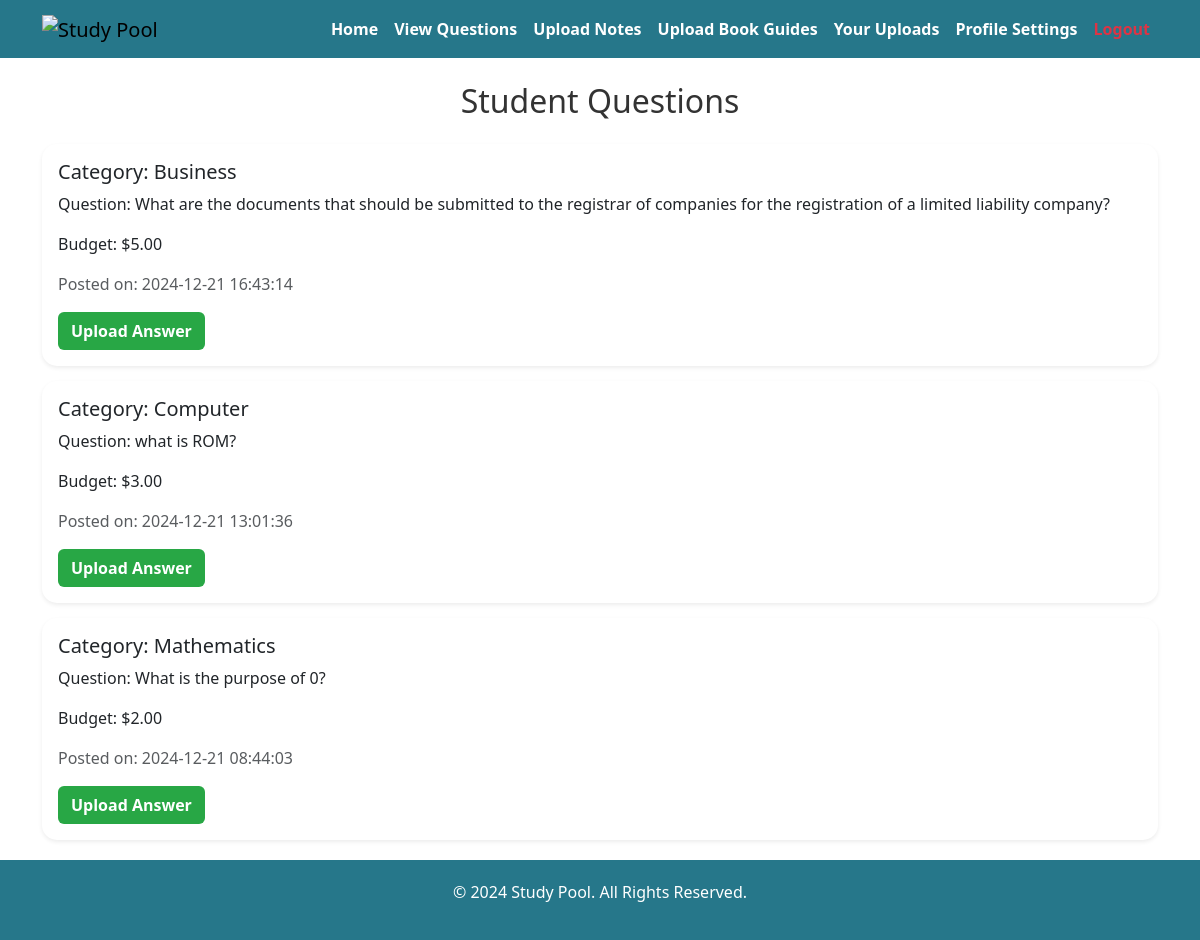
The page /studypool_clone/view_questions.php (signed in) on the database its author committed.
### tables this page shows
CREATE TABLE `questions` (
  `id` int(11) NOT NULL,
  `user_id` int(11) NOT NULL,
  `category` varchar(100) DEFAULT NULL,
  `question_text` text NOT NULL,
  `attachment_url` varchar(255) DEFAULT NULL,
  `budget` decimal(10,2) DEFAULT NULL,
  `status` enum('open','answered','closed') DEFAULT 'open',
  `created_at` timestamp NOT NULL DEFAULT current_timestamp(),
  `school` varchar(255) DEFAULT NULL,
  `course` varchar(255) DEFAULT NULL,
  `delivery_time` datetime DEFAULT NULL
);

### studypool_clone/view_questions.php (the view, shortened to what this page needs)
<?php
include 'dbConnection.php';
$sql = "SELECT * FROM questions ORDER BY created_at DESC";
$result = $conn->query($sql);
?>
<!DOCTYPE html>
<html lang="en">
<head>
    <link href="https://cdn.jsdelivr.net/npm/bootstrap@5.3.0/dist/css/bootstrap.min.css" rel="stylesheet">
</head>
<body>
<nav class="navbar navbar-expand-lg">
    <div class="container">
        <a class="navbar-brand" href="#">
            <img src="logo.png" alt="Study Pool">
        </a>
        <div class="collapse navbar-collapse" id="navbarNav">
            <ul class="navbar-nav ms-auto">
                <li class="nav-item"><a class="nav-link" href="TutorDashboard.php">Home</a></li>
                <li class="nav-item"><a class="nav-link" href="view_questions.php">View Questions</a></li>
                <li class="nav-item"><a class="nav-link" href="upload_notes.php">Upload Notes</a></li>
                <li class="nav-item"><a class="nav-link" href="upload_book_guides.php">Upload Book Guides</a></li>
                <li class="nav-item"><a class="nav-link" href="my_uploads.php">Your Uploads</a></li>
                <li class="nav-item"><a class="nav-link" href="profile_settings.php">Profile Settings</a></li>
                <li class="nav-item"><a class="nav-link text-danger" href="signout.php">Logout</a></li>
            </ul>
        </div>
    </div>
</nav>
<div class="container mt-4">
    <h2 class="mb-4 text-center">Student Questions</h2>
    <?php if ($result && $result->num_rows > 0): ?>
        <?php while ($row = $result->fetch_assoc()): ?>
            <div class="card shadow-sm">
                <div class="card-body">
                    <h5 class="card-title">Category: <?php echo htmlspecialchars($row['category']); ?></h5>
                    <p class="card-text">Question: <?php echo htmlspecialchars($row['question_text']); ?></p>
                    <p class="card-text">Budget: $<?php echo htmlspecialchars($row['budget']); ?></p>
                    <p class="card-text text-muted">Posted on: <?php echo htmlspecialchars($row['created_at']); ?></p>
                    <button class="btn btn-upload-answer" onclick="uploadAnswer(<?php echo $row['id']; ?>)">Upload Answer</button>
                </div>
            </div>
        <?php endwhile; ?>
    <?php else: ?>
        <p class="text-center">No questions uploaded yet.</p>
    <?php endif; ?>
</div>
<div class="footer">
    <p>&copy; 2024 Study Pool. All Rights Reserved.</p>
</div>
</body>
</html>

### studypool_clone/view_questions.php (style rules this page uses)
body { background-image: url('https://static.vecteezy.com/system/resources/previews/002/375/687/non_2x/school-stationary-background-free-vector.jpg'); background-size: cover; background-attachment: fixed; background-position: center; color: #333; }
.navbar { background-color: #26778a; }
.navbar-brand img { height: 40px; }
.navbar-nav .nav-link { color: #fff; font-weight: bold; }
.footer { background-color: #26778a; color: #fff; padding: 20px; text-align: center; margin-top: 20px; }
.card { border: none; border-radius: 15px; margin-bottom: 15px; }
.btn-upload-answer { background-color: #28a745; color: white; font-weight: bold; }

### rows shown on the page
questions: category "Business", question_text "What are the documents that should be submitted to the registrar of companies for the registration of a limited liability company?", budget "5.00", created_at "2024-12-21 16:43:14"
questions: category "Computer", question_text "what is ROM?", budget "3.00", created_at "2024-12-21 13:01:36"
questions: category "Mathematics", question_text "What is the purpose of 0?", budget "2.00", created_at "2024-12-21 08:44:03"
